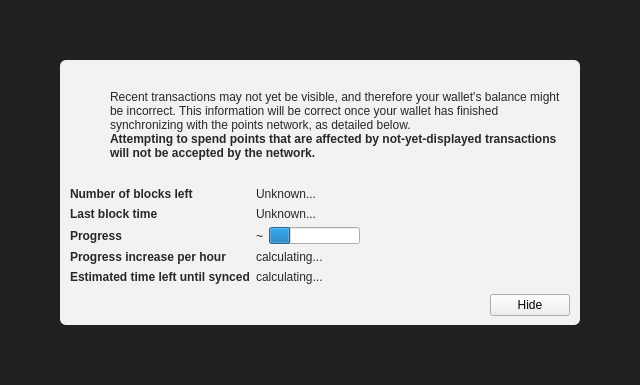
<?xml version="1.0" encoding="UTF-8"?>
<ui version="4.0">
 <class>ModalOverlay</class>
 <widget class="ModalOverlay" name="ModalOverlay">
  <property name="geometry">
   <rect>
    <x>0</x>
    <y>0</y>
    <width>640</width>
    <height>385</height>
   </rect>
  </property>
  <property name="windowTitle">
   <string>Form</string>
  </property>
  <layout class="QVBoxLayout" name="verticalLayout" stretch="0">
   <property name="sizeConstraint">
    <enum>QLayout::SetDefaultConstraint</enum>
   </property>
   <property name="leftMargin">
    <number>0</number>
   </property>
   <property name="topMargin">
    <number>0</number>
   </property>
   <property name="rightMargin">
    <number>0</number>
   </property>
   <property name="bottomMargin">
    <number>0</number>
   </property>
   <item>
    <widget class="QWidget" name="bgWidget" native="true">
     <property name="styleSheet">
      <string notr="true">#bgWidget { background: rgba(0,0,0,220); }</string>
     </property>
     <layout class="QVBoxLayout" name="verticalLayoutMain" stretch="1">
      <property name="leftMargin">
       <number>60</number>
      </property>
      <property name="topMargin">
       <number>60</number>
      </property>
      <property name="rightMargin">
       <number>60</number>
      </property>
      <property name="bottomMargin">
       <number>60</number>
      </property>
      <item>
       <widget class="QWidget" name="contentWidget" native="true">
        <property name="styleSheet">
         <string notr="true">#contentWidget { background: rgba(255,255,255,240); border-radius: 6px; }

QLabel { color: rgb(40,40,40);  }</string>
        </property>
        <layout class="QVBoxLayout" name="verticalLayoutSub" stretch="1,0,0,0">
         <property name="spacing">
          <number>0</number>
         </property>
         <property name="leftMargin">
          <number>10</number>
         </property>
         <property name="topMargin">
          <number>10</number>
         </property>
         <property name="rightMargin">
          <number>10</number>
         </property>
         <property name="bottomMargin">
          <number>10</number>
         </property>
         <item>
          <layout class="QHBoxLayout" name="horizontalLayoutIconText" stretch="0,1">
           <property name="topMargin">
            <number>20</number>
           </property>
           <item>
            <layout class="QVBoxLayout" name="verticalLayoutIcon">
             <property name="leftMargin">
              <number>0</number>
             </property>
             <item>
              <widget class="QPushButton" name="warningIcon">
               <property name="enabled">
                <bool>false</bool>
               </property>
               <property name="text">
                <string/>
               </property>
               <property name="icon">
                <iconset>
                 <normaloff>:/icons/warning</normaloff>
                 <disabledoff>:/icons/warning</disabledoff>:/icons/warning</iconset>
               </property>
               <property name="iconSize">
                <size>
                 <width>48</width>
                 <height>48</height>
                </size>
               </property>
               <property name="flat">
                <bool>true</bool>
               </property>
              </widget>
             </item>
             <item>
              <spacer name="verticalSpacerWarningIcon">
               <property name="orientation">
                <enum>Qt::Vertical</enum>
               </property>
               <property name="sizeHint" stdset="0">
                <size>
                 <width>20</width>
                 <height>40</height>
                </size>
               </property>
              </spacer>
             </item>
            </layout>
           </item>
           <item>
            <layout class="QVBoxLayout" name="verticalLayoutInfoText">
             <property name="leftMargin">
              <number>0</number>
             </property>
             <property name="topMargin">
              <number>0</number>
             </property>
             <item>
              <widget class="QLabel" name="infoText">
               <property name="text">
                <string>Recent transactions may not yet be visible, and therefore your wallet's balance might be incorrect. This information will be correct once your wallet has finished synchronizing with the points network, as detailed below.</string>
               </property>
               <property name="textFormat">
                <enum>Qt::RichText</enum>
               </property>
               <property name="wordWrap">
                <bool>true</bool>
               </property>
              </widget>
             </item>
             <item>
              <widget class="QLabel" name="infoTextStrong">
               <property name="font">
                <font>
                 <weight>75</weight>
                 <bold>true</bold>
                </font>
               </property>
               <property name="text">
                <string>Attempting to spend points that are affected by not-yet-displayed transactions will not be accepted by the network.</string>
               </property>
               <property name="textFormat">
                <enum>Qt::RichText</enum>
               </property>
               <property name="wordWrap">
                <bool>true</bool>
               </property>
              </widget>
             </item>
             <item>
              <spacer name="verticalSpacerInTextSpace">
               <property name="orientation">
                <enum>Qt::Vertical</enum>
               </property>
               <property name="sizeHint" stdset="0">
                <size>
                 <width>20</width>
                 <height>40</height>
                </size>
               </property>
              </spacer>
             </item>
            </layout>
           </item>
          </layout>
         </item>
         <item>
          <spacer name="verticalSpacerAfterText">
           <property name="orientation">
            <enum>Qt::Vertical</enum>
           </property>
           <property name="sizeHint" stdset="0">
            <size>
             <width>20</width>
             <height>40</height>
            </size>
           </property>
          </spacer>
         </item>
         <item>
          <layout class="QFormLayout" name="formLayout">
           <property name="fieldGrowthPolicy">
            <enum>QFormLayout::FieldsStayAtSizeHint</enum>
           </property>
           <property name="horizontalSpacing">
            <number>6</number>
           </property>
           <property name="verticalSpacing">
            <number>6</number>
           </property>
           <property name="topMargin">
            <number>10</number>
           </property>
           <item row="0" column="0">
            <widget class="QLabel" name="labelNumberOfBlocksLeft">
             <property name="font">
              <font>
               <weight>75</weight>
               <bold>true</bold>
              </font>
             </property>
             <property name="text">
              <string>Number of blocks left</string>
             </property>
            </widget>
           </item>
           <item row="0" column="1">
            <widget class="QLabel" name="numberOfBlocksLeft">
             <property name="text">
              <string>Unknown...</string>
             </property>
            </widget>
           </item>
           <item row="1" column="0">
            <widget class="QLabel" name="labelLastBlockTime">
             <property name="font">
              <font>
               <weight>75</weight>
               <bold>true</bold>
              </font>
             </property>
             <property name="text">
              <string>Last block time</string>
             </property>
            </widget>
           </item>
           <item row="1" column="1">
            <widget class="QLabel" name="newestBlockDate">
             <property name="sizePolicy">
              <sizepolicy hsizetype="Maximum" vsizetype="Preferred">
               <horstretch>0</horstretch>
               <verstretch>0</verstretch>
              </sizepolicy>
             </property>
             <property name="text">
              <string>Unknown...</string>
             </property>
            </widget>
           </item>
           <item row="2" column="0">
            <widget class="QLabel" name="labelSyncDone">
             <property name="font">
              <font>
               <weight>75</weight>
               <bold>true</bold>
              </font>
             </property>
             <property name="text">
              <string>Progress</string>
             </property>
            </widget>
           </item>
           <item row="2" column="1">
            <layout class="QHBoxLayout" name="horizontalLayoutSync" stretch="0,1">
             <item>
              <widget class="QLabel" name="percentageProgress">
               <property name="text">
                <string notr="true">~</string>
               </property>
              </widget>
             </item>
             <item>
              <widget class="QProgressBar" name="progressBar">
               <property name="value">
                <number>24</number>
               </property>
               <property name="format">
                <string/>
               </property>
              </widget>
             </item>
            </layout>
           </item>
           <item row="4" column="0">
            <widget class="QLabel" name="labelProgressIncrease">
             <property name="font">
              <font>
               <weight>75</weight>
               <bold>true</bold>
              </font>
             </property>
             <property name="text">
              <string>Progress increase per hour</string>
             </property>
            </widget>
           </item>
           <item row="4" column="1">
            <widget class="QLabel" name="progressIncreasePerH">
             <property name="text">
              <string>calculating...</string>
             </property>
            </widget>
           </item>
           <item row="5" column="0">
            <widget class="QLabel" name="labelEstimatedTimeLeft">
             <property name="font">
              <font>
               <weight>75</weight>
               <bold>true</bold>
              </font>
             </property>
             <property name="text">
              <string>Estimated time left until synced</string>
             </property>
            </widget>
           </item>
           <item row="5" column="1">
            <widget class="QLabel" name="expectedTimeLeft">
             <property name="text">
              <string>calculating...</string>
             </property>
            </widget>
           </item>
          </layout>
         </item>
         <item>
          <layout class="QHBoxLayout" name="horizontalLayoutButtons">
           <property name="leftMargin">
            <number>10</number>
           </property>
           <property name="topMargin">
            <number>10</number>
           </property>
           <item>
            <spacer name="horizontalSpacer">
             <property name="orientation">
              <enum>Qt::Horizontal</enum>
             </property>
             <property name="sizeHint" stdset="0">
              <size>
               <width>40</width>
               <height>20</height>
              </size>
             </property>
            </spacer>
           </item>
           <item>
            <widget class="QPushButton" name="closeButton">
             <property name="text">
              <string>Hide</string>
             </property>
            </widget>
           </item>
          </layout>
         </item>
        </layout>
       </widget>
      </item>
     </layout>
    </widget>
   </item>
  </layout>
 </widget>
 <customwidgets>
  <customwidget>
   <class>ModalOverlay</class>
   <extends>QWidget</extends>
   <header>modaloverlay.h</header>
   <container>1</container>
  </customwidget>
 </customwidgets>
 <resources/>
 <connections/>
</ui>
